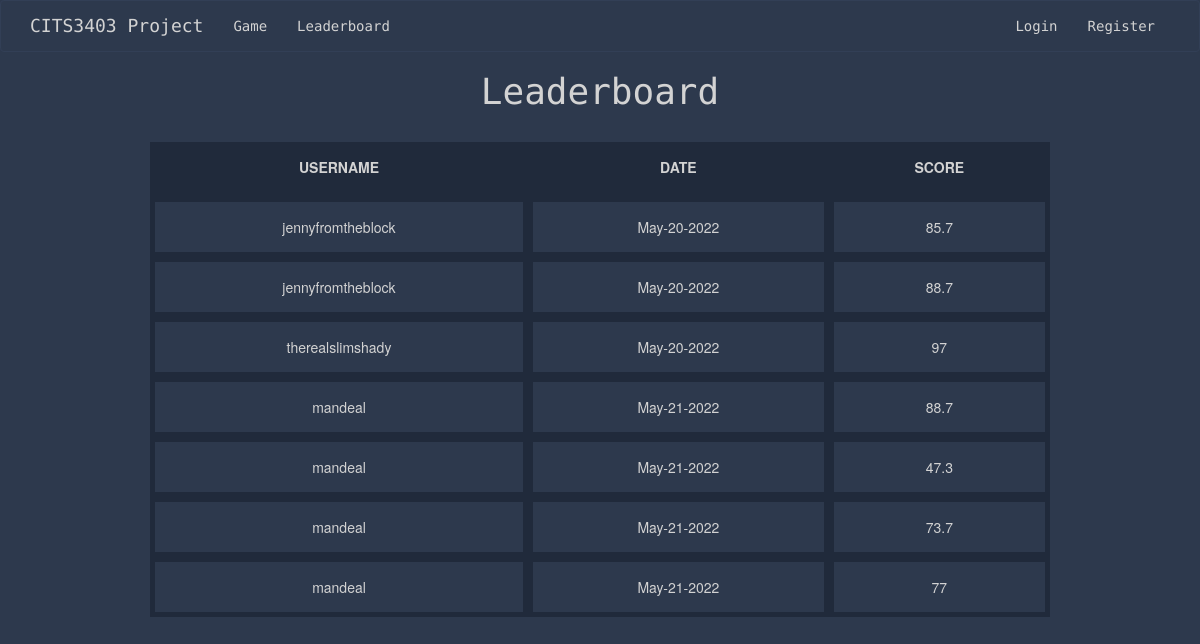
The app's page /leaderboard with its own data.
### app/models.py (models this page shows, shortened)
class Score(UserMixin, db.Model):
    id = db.Column(db.Integer, primary_key=True)
    user_score = db.Column(db.Integer)
    user_id = db.Column(db.Integer, db.ForeignKey("user.id"))
    today = date.today()
    format_date = today.strftime("%b-%d-%Y") #strips minutes, formats the date eg May-16-2022
    date = db.Column(db.String, default=format_date)

class User(UserMixin, db.Model):
    id = db.Column(db.Integer, primary_key=True)
    username = db.Column(db.String(64), index=True, unique=True)
    email = db.Column(db.String(120), index=True, unique=True)
    password_hash = db.Column(db.String(128))
    user_stats = db.relationship('Score', backref='user', lazy=True)

### app/routes.py (the view)
@app.route('/leaderboard', methods=['GET', 'POST'])
def leaderboard():
    all_scores = Score.query.all()
    user = User.query.all()
    if current_user.is_authenticated:
        user_id = current_user.id
    return render_template('leaderboard.html', title='Leaderboard', scores=all_scores, user=user)

### app/templates/leaderboard.html
{% extends "base.html" %}
{% block content %}
<h1>Leaderboard</h1>
    <table id="myTable" class="tablesorter">
        <thead>
            <tr>
                <th> USERNAME </th>
                <th> DATE </th>
                <th> SCORE </th>
            </tr>
        </thead>
        <tbody>
            {% for score in scores %}
                <tr>
                    <td> {{ score.user.username }} </td>
                    <td> {{ score.date }} </td>
                    <td> {{ score.user_score }}</td>
                </tr>
            {% endfor %}
        </tbody>
    </table>
{% endblock %}

### app/static/css/stylesheet.css (style rules this page uses)
head,body { text-align: center; }
body { background: #2d394d; color: lightgrey; }
.center, h1 { text-align: center; font-family: 'Source Code Pro', monospace; }
table { border-collapse: separate; width: 75%; margin-left: auto; margin-right: auto; margin-top: 30px; }
th, td { border: 5px solid #202a3b; padding: 15px; text-align: center; margin: none; }
th { border-top: none; font-weight: bold; background-color: #202a3b; }

### records on screen
Score: user.username "jennyfromtheblock", date "May-20-2022", user_score "85.7"
Score: user.username "jennyfromtheblock", date "May-20-2022", user_score "88.7"
Score: user.username "therealslimshady", date "May-20-2022", user_score "97"
Score: user.username "mandeal", date "May-21-2022", user_score "88.7"
Score: user.username "mandeal", date "May-21-2022", user_score "47.3"
Score: user.username "mandeal", date "May-21-2022", user_score "73.7"
Score: user.username "mandeal", date "May-21-2022", user_score "77"
